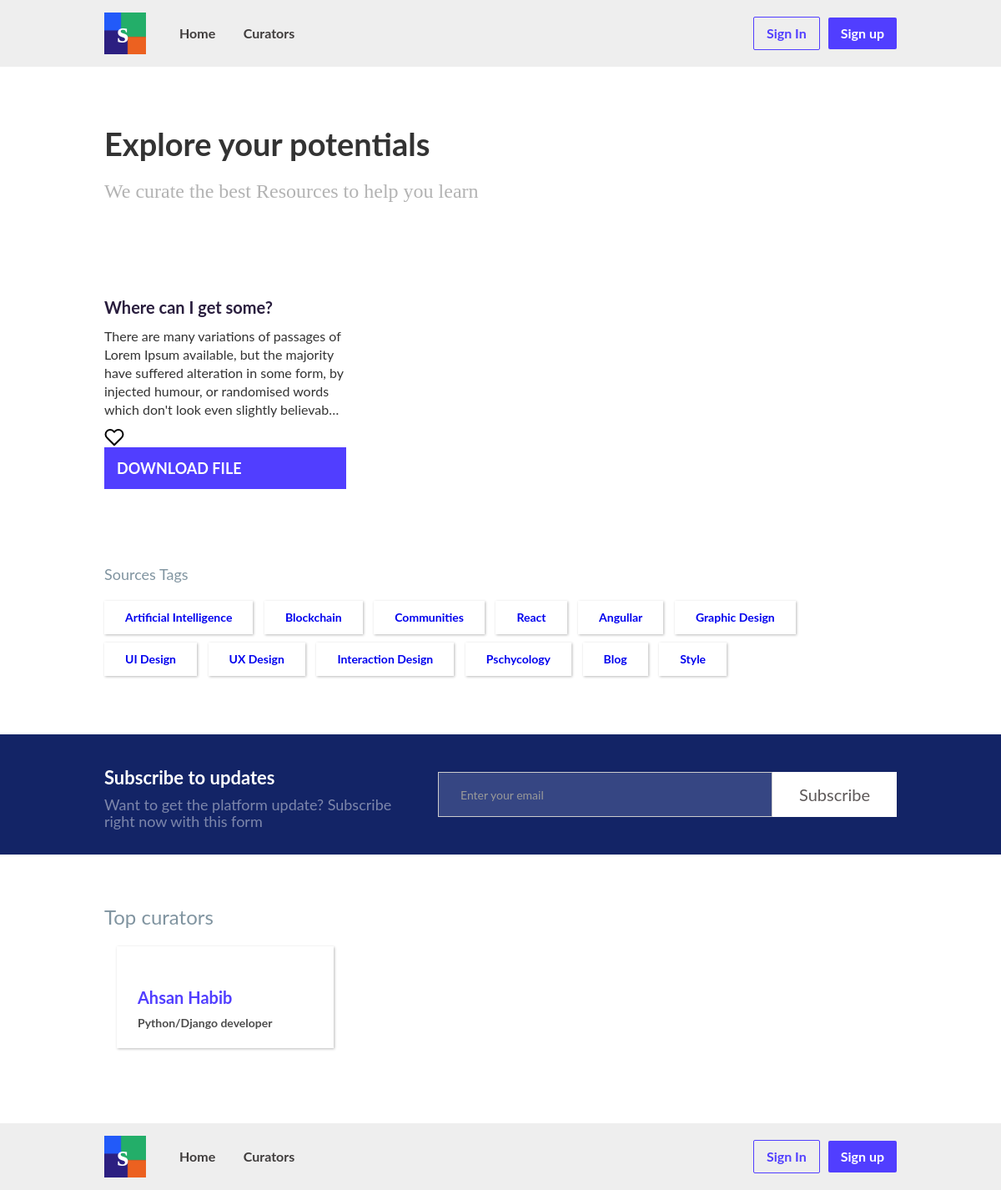
/, run on an earlier commit of the app's database.
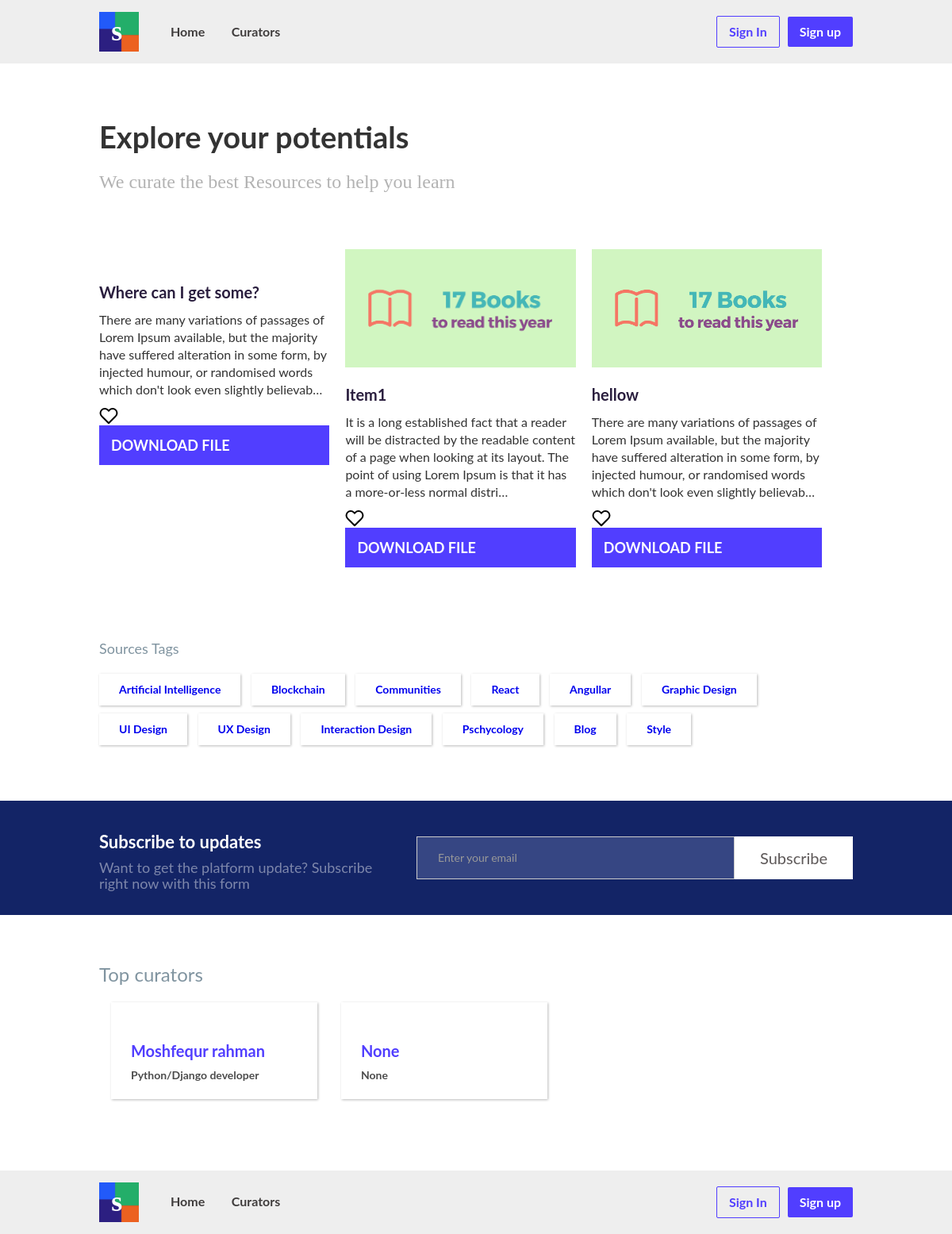
And on a later commit of the database.
### skillbook_app/models.py (models this page shows, shortened)
class Post(models.Model):
    category = models.ForeignKey(PostCategory, on_delete=models.CASCADE, related_name='posts')
    title = models.CharField(max_length=100)
    content = models.TextField()
    image = models.ImageField(upload_to='post_pics')
    file = models.FileField(upload_to='post_files')
    source_link = models.URLField(max_length=200)
    date_posted = models.DateTimeField(auto_now_add=True, auto_now=False)
    author = models.ForeignKey(Profile, on_delete=models.CASCADE, related_name='posts')
    liked = models.ManyToManyField(Profile, related_name='liked_posts', blank=True)

class PostCategory(models.Model):
    name = models.CharField(max_length=100)

### users/models.py (models this page shows, shortened)
class Profile(models.Model):
    user = models.OneToOneField(settings.AUTH_USER_MODEL, on_delete=models.CASCADE, related_name='profile')
    name = models.CharField(max_length=100, null=True, blank=True)
    email = models.EmailField(max_length=100, null=True, blank=True)
    designation = models.CharField(max_length=500, null=True, blank=True)
    bio = models.CharField(max_length=500, null=True, blank=True)
    source_bio = models.CharField(max_length=500, null=True, blank=True)
    image = models.ImageField(upload_to='profile_pics', blank=True)

### skillbook/views.py (the view)
# urls.py: 2. Add a URL to urlpatterns:  path('', Home.as_view(), name='home')
class Home(ListView):
    model = Post
    context_object_name = 'post_list'
    template_name = 'home.html'
    def get_context_data(self, **kwargs):
        context = super().get_context_data(**kwargs)
        context['category_list'] = PostCategory.objects.all()
        context['curators_list'] = Profile.objects.all()
        return context

### templates/home.html (shortened to what this page needs)
{% extends 'base.html' %}
{% block content %}
{% load static %}
{% get_media_prefix as MEDIA_URL %}
  <div class="wrap">
    <div class="div-block">
      <h1 class="title">Explore your potentials</h1>
      <h3 class="sub-head">We curate the best Resources to help you learn<a href="https://spreadshare.co/stream/133"><br></a></h3>
    </div>
    <div class="collection">
      {% for post in post_list %}
          <div class="collection-item">
            <a href="{{ post.source_link }}" target="_blank">
                <img src="{{ MEDIA_URL }}{{ post.image }}" sizes="(max-width: 479px) 29vw, (max-width: 991px) 30vw, 290.390625px" alt="" class="post_img">
            </a>
            <h2 class="post_title">{{ post.title }}<br></h2>
            <p class="post_desc">
                {{ post.content|truncatechars:200 }}
            </p>
            {% if request.user.profile in post.liked.all %}
                <a href="{% url 'posts:remove_from_like' post.pk %}">
                  <img src="{% static 'images/heart.png' %}" alt="" class="like_icon">
                </a>
            {% else %}
                <a href="{% url 'posts:add_to_like' post.pk %}">
                  <img src="{% static 'images/heart.svg' %}" alt="" class="like_icon">
                </a>
            {% endif %}
            <a class="submit-button-2 w-button" href="{{ post.file.url }}">Download File</a>
          </div>
      {% endfor %}
    </div>
    {% include 'sources_tags.html' %}
  </div>
  {% include 'subscribe.html' %}
  {% include 'curators.html' %}
{% endblock %}

### templates/sources_tags.html
<div class="tags-row">
  <h4 class="tag-title">Sources Tags<a href="https://spreadshare.co/tag/16944"><br></a></h4>
  <div class="tags-block">
    {% for category in category_list %}
    <a href="{% url 'posts:post_category' category.pk %}" class="tag_link_block w-inline-block">
      <div class="tag_text">{{ category.name }}</div>
    </a>
    {% endfor %}
  </div>
</div>

### templates/curators.html (shortened to what this page needs)
{% load static %}
  <div class="wrap">
    <div class="tags-row">
      <h3 class="tag-title">Top curators</h3>
      <div class="tags-block curators">
          {% for curator in curators_list %}
              <a href="{% url 'users:profile' curator.pk %}" class="curator_link_blog w-inline-block">
                  <h1 class="curator-name">{{ curator.name }}</h1>
                  <p class="curator-bio">{{ curator.bio }}<br></p>
              </a>
          {% endfor %}
      </div>
    </div>
  </div>

What changed in the data, as far as the page shows it:
added Post: image (picture), title "Item1", content "It is a long established fact that a reader will be distracted by the readable content of a page when looking at its layout. The point of using Lorem Ipsum is that it has a more-or-less normal distri…"
added Post: image (picture), title "hellow", content "There are many variations of passages of Lorem Ipsum available, but the majority have suffered alteration in some form, by injected humour, or randomised words which don't look even slightly believab…"
changed Profile "Python/Django developer": name "Ahsan Habib" → "Moshfequr rahman"
added Profile: name "None", bio "None"
